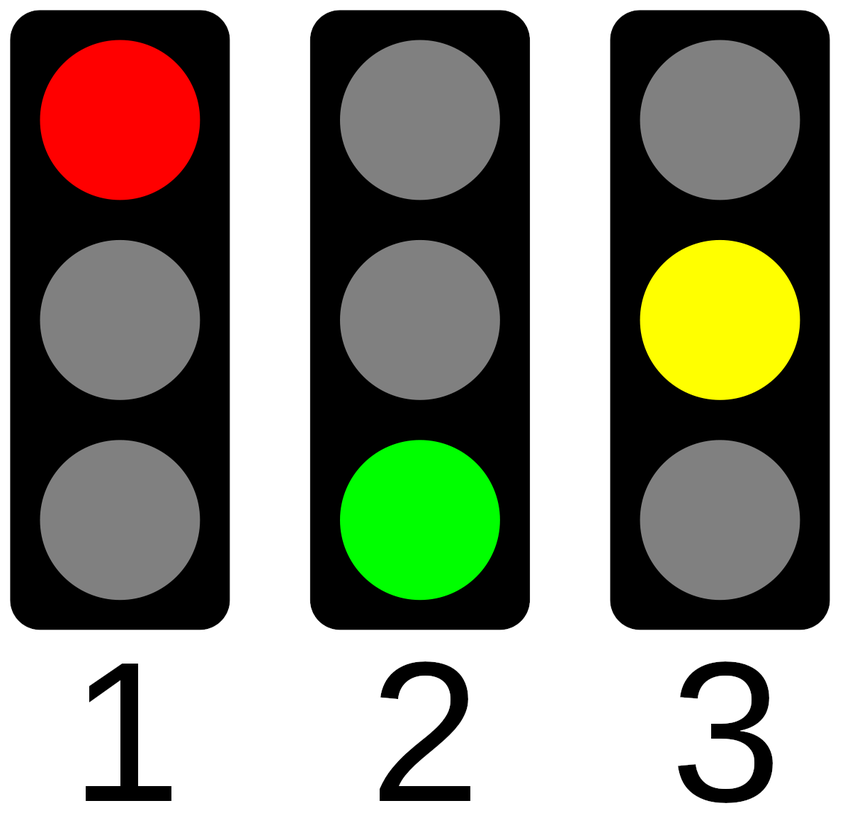
#> input picture Assets/TrafficLights.png, 850 x 830 px, shrunk from 1200 x 1172 before the run
$ python -i ImageDetection.py   (imports and definitions only)
#> lines starting #> are read from the running program, lines starting #| are printed output that depends on the picture; after the words box and inside, x2 and y2 are one past the last pixel; in counts of white or black regions, pixels touching at a corner belong together
#> further down, picture is the input picture: shape (830, 850, 3); mean B, G, R 125.3, 139.8, 139.8
import cv2 as cv
import numpy as np
import cv2


def detection(image):

    img = image

    lower_red = np.array([160, 100, 100])
    upper_red = np.array([179, 255, 255])

    lower_green = np.array([0, 100, 0])
    upper_green = np.array([50, 255, 50])

    hsv_frame = cv2.cvtColor(img, cv2.COLOR_BGR2HSV)
#> hsv_frame: shape (830, 850, 3); mean H, S, V 2.7, 22.7, 147.1

    # Yeşil rengi belirlemek için maske oluştur
    green_mask = cv2.inRange(hsv_frame, lower_green, upper_green)
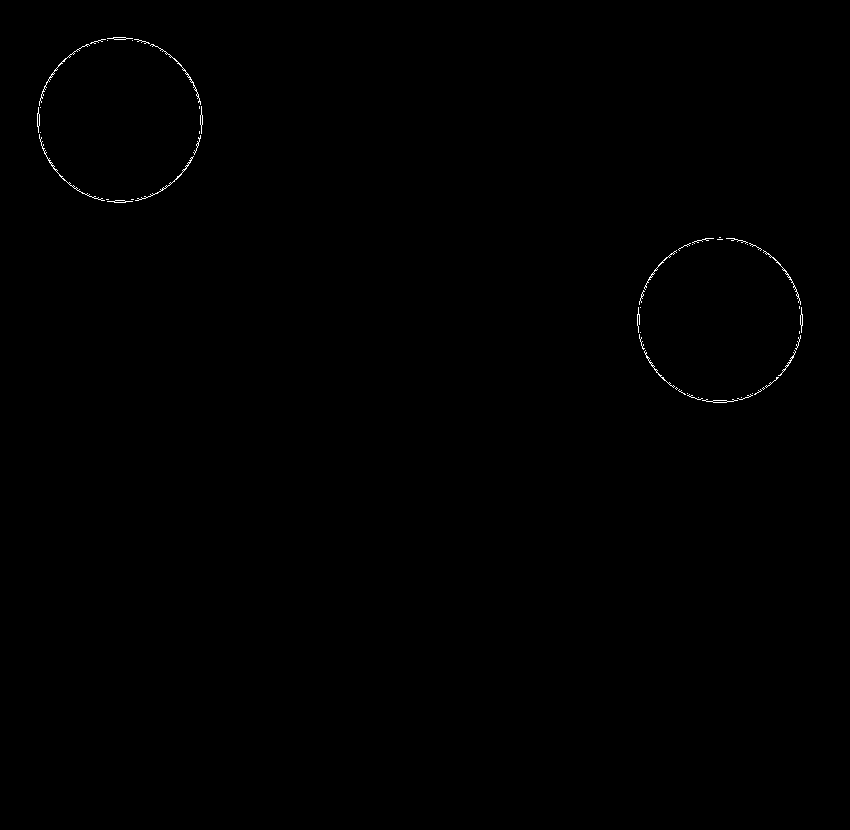
#> green_mask: shape (830, 850); 0.19% white in thin lines or dots, all inside (x1, y1, x2, y2) = (37, 37, 803, 403)

    # Sonuçta yeşil olan alanları göster
    result = cv2.bitwise_and(img, img, mask=green_mask)

    hsv = cv.cvtColor(img, cv.COLOR_BGR2HSV)
    mask = cv.inRange(hsv, lower_red, upper_red)
#> mask: shape (830, 850); every value is 0

    pixel_count = cv.countNonZero(mask)
#> pixel_count = 0
    if pixel_count > 20:
        print("RED")
        # eğer pixel count 20 den büyükse ve bu sırada kırmızı ışık görüntüden çıkıyorsa "ceza kesildi" uyarısı yazsın.
        # Bu sırada kırmızı ışık görüntüden çıkıyorsa "ceza kesildi" uyarısı yazdır
        if pixel_count == 0:
            print("Ceza kesildi!")

        return True
    else:
        #print("green")
        return False

>>> import cv2
>>> picture = cv2.imread('Assets/TrafficLights.png')
>>> result = detection(picture)
#> result = False
